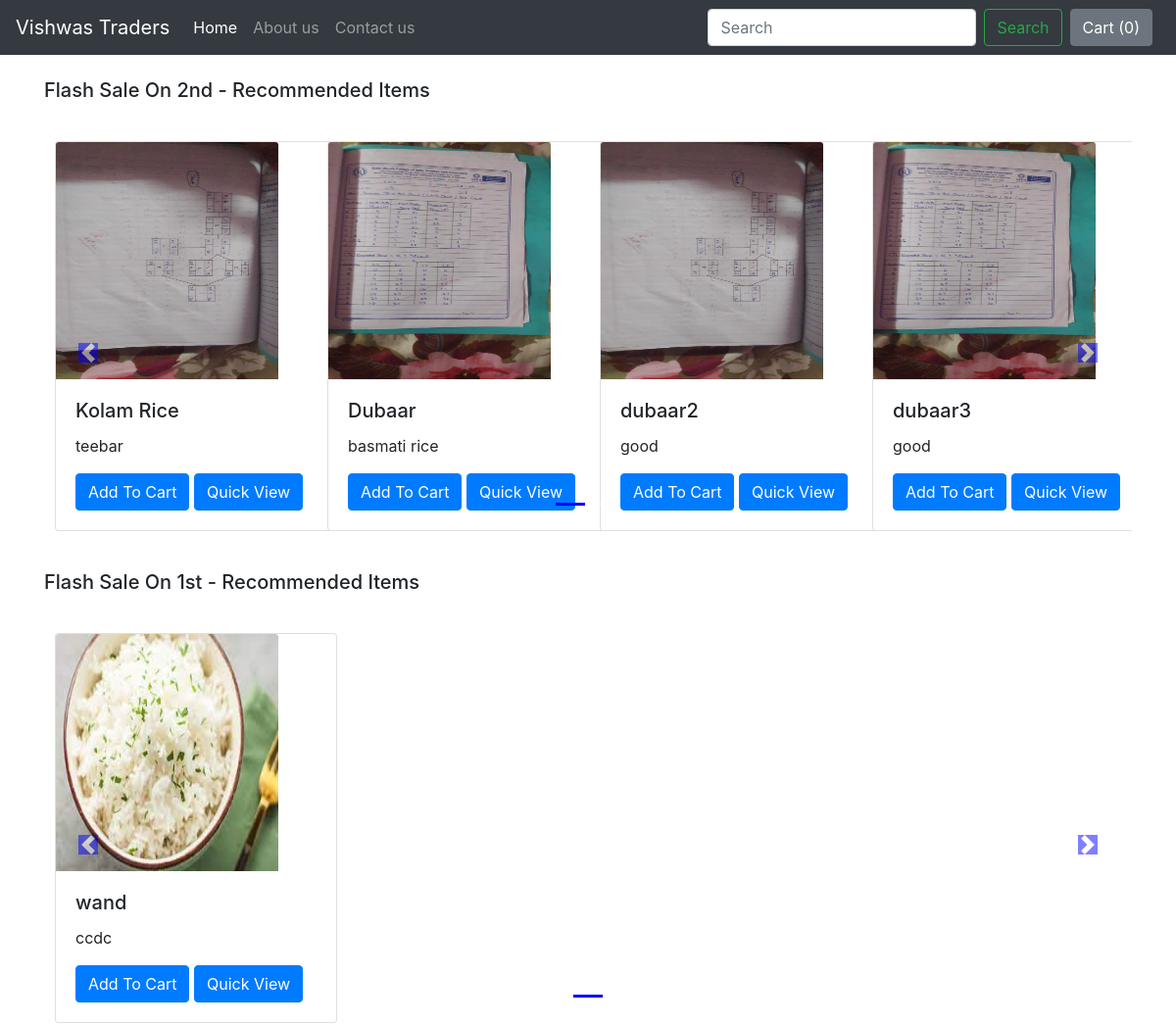
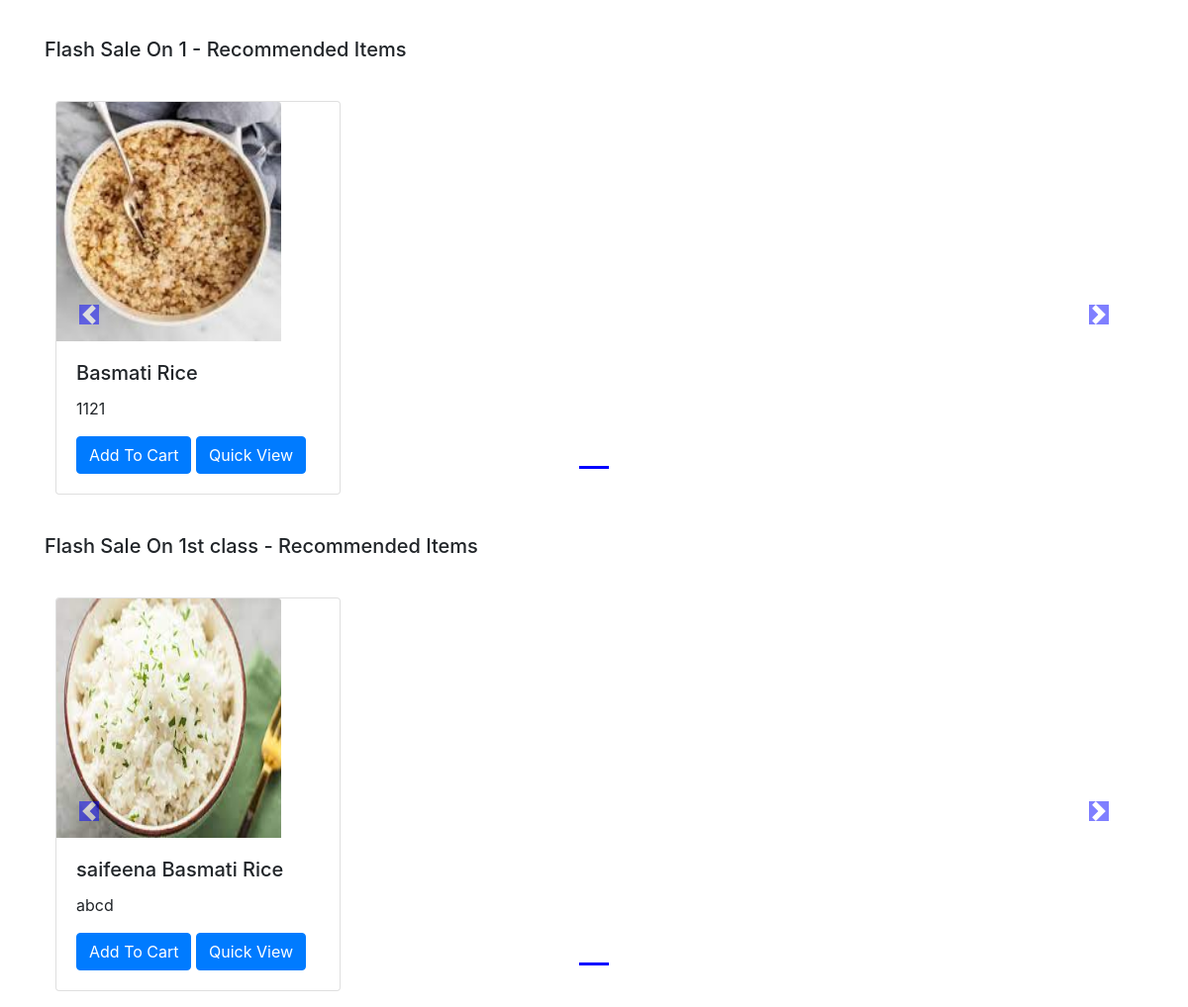
The app's page /shop/ with its own data (2 pictures, top to bottom).
### shop/models.py (models this page shows, shortened)
class Product(models.Model):
    product_id = models.AutoField
    product_name = models.CharField(max_length=50)
    category = models.CharField(max_length=50, default="")
    sub_category = models.CharField(max_length=50, default="")
    price = models.IntegerField(default=0)
    desc = models.CharField(max_length=100)
    pub_date = models.DateField()
    image = models.ImageField(upload_to="shop/images", default="")

### shop/views.py (the view)
# urls.py: path('',views.index,name="shophome"),
def index(request):
    products= Product.objects.all()
    allProds=[]
    catprods= Product.objects.values('category', 'id')
    cats= {item["category"] for item in catprods}
    for cat in cats:
        prod=Product.objects.filter(category=cat)
        n = len(prod)
        nSlides = n // 4 + ceil((n / 4) - (n // 4))
        allProds.append([prod, range(1, nSlides), nSlides])
    params={'allProds':allProds }
    return render(request,'shop/index.html',params)

### shop/templates/shop/index.html (shortened to what this page needs)
{% extends 'shop/basic.html' %}
{% block body %}
{% load static %}
<div class="container">
    {% for product, range, nSlides in allProds %}
    <h5 class="my-4">Flash Sale On {{product.0.category}} - Recommended Items</h5>
    <div class = row>
<div id="demo{{forloop.counter}}" class=" col carousel slide my-3" data-ride="carousel">
    <ul class="carousel-indicators">
      <li data-target="#demo{{forloop.counter}}" data-slide-to="0" class="active"></li>
       {% for i in range %}
      <li data-target="#demo{{forloop.parentloop.counter}}" data-slide-to="{{i}}" ></li>
      {% endfor %}
    </ul>
    <div class="container carousel-inner no-padding">
      <div class="carousel-item active">
        {% for i in product %}
        <div class="col-xs-3 col-sm-3 col-md-3">
          <div class="card" style="width: 18rem;">
            <img src='/media/{{i.image}}' class="card-img-top" alt="...">
            <div class="card-body">
              <h5 class="card-title">{{i.product_name}}</h5>
              <p class="card-text">{{i.desc}}</p>
              <button id="pr{{i.id}}" href="#" class="btn btn-primary cart">Add To Cart</button>
              <a href="/shop/products/{{i.id}}"><button id="qv{{i.id}}" class="btn btn-primary cart">Quick View</button></a>
            </div>
          </div>
        </div>
        {% if forloop.counter|divisibleby:4 and forloop.counter > 0 and not forloop.last %}
      </div><div class="carousel-item">
        {% endif %}
        {% endfor %}
    </div>
</div>
</div>
    <a class="carousel-control-prev" href="#demo{{forloop.counter}}" data-slide="prev">
        <span class="carousel-control-prev-icon"></span>
    </a>
    <a class="carousel-control-next" href="#demo{{forloop.counter}}" data-slide="next">
        <span class="carousel-control-next-icon"></span>
    </a>
  </div>
    {% endfor %}
</div>
 {% endblock %}

### shop/templates/shop/basic.html (shortened to what this page needs)
<!doctype html>
<html lang="en">
  <head>
    <link rel="stylesheet" href="https://stackpath.bootstrapcdn.com/bootstrap/4.2.1/css/bootstrap.min.css">
</head>
<body>
<nav class="navbar navbar-expand-lg navbar-dark bg-dark">
    <a class="navbar-brand" href="/shop">Vishwas Traders</a>
    <div class="collapse navbar-collapse" id="navbarSupportedContent">
      <ul class="navbar-nav mr-auto">
        <li class="nav-item active">
          <a class="nav-link" href="/shop">Home <span class="sr-only">(current)</span></a>
        </li>
        <li class="nav-item">
          <a class="nav-link" href="/shop/about">About us</a>
        </li>
        <li class="nav-item">
          <a class="nav-link" href="/shop/contactus">Contact us</a>
        </li>
      </ul>
      <form class="form-inline my-2 my-lg-0">
        <input class="form-control mr-sm-2" type="search" placeholder="Search" aria-label="Search">
        <button class="btn btn-outline-success my-2 my-sm-0" type="submit">Search</button>
      </form>
      <button type="button" id = "popcart"class="btn btn-secondary mx-2" data-container="body" data-toggle="popover" data-placement="right" data-content="Vivamus sagittis lacus vel augue laoreet rutrum faucibus.">
        Cart (<span id="cart">0</span>)
    </div>
  </nav>
  {% block body %}{% endblock %}
</body>
</html>

### shop/templates/shop/index.html (style rules this page uses)
.col-md-3 { display: inline-block; margin-left:-4px; }
.carousel-indicators .active { background-color: blue; }
.col-md-3 img { width: 227px; height: 242px; }
body .carousel-indicators { bottom: 0; }
body .carousel-control-prev-icon, body .carousel-control-next-icon { background-color: blue; }
.carousel-control-prev, .carousel-control-next { top: auto; bottom: auto; padding-top: 222px; }
body .no-padding { padding-left: 0; padding-right: 0; }

### records on screen
Product: category "2nd", image (picture), product_name "Kolam Rice", desc "teebar"
Product: image (picture), product_name "Dubaar", desc "basmati rice"
Product: image (picture), product_name "dubaar2", desc "good"
Product: image (picture), product_name "dubaar3", desc "good"
Product: category "1st", image (picture), product_name "wand", desc "ccdc"
Product: category "1", image (picture), product_name "Basmati Rice", desc "1121"
Product: category "1st class", image (picture), product_name "saifeena Basmati Rice", desc "abcd"
